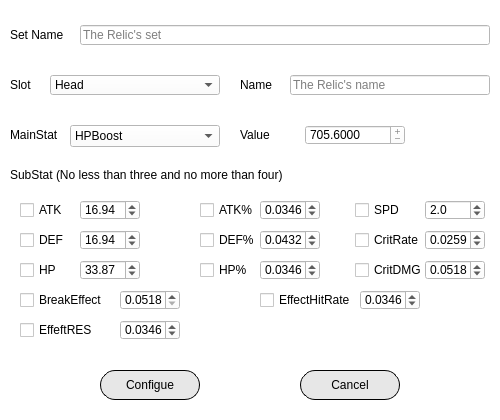
<?xml version="1.0" encoding="UTF-8"?>
<ui version="4.0">
 <class>addrelic</class>
 <widget class="QWidget" name="addrelic">
  <property name="geometry">
   <rect>
    <x>0</x>
    <y>0</y>
    <width>500</width>
    <height>420</height>
   </rect>
  </property>
  <property name="minimumSize">
   <size>
    <width>500</width>
    <height>420</height>
   </size>
  </property>
  <property name="maximumSize">
   <size>
    <width>500</width>
    <height>420</height>
   </size>
  </property>
  <property name="windowTitle">
   <string>AddRelic</string>
  </property>
  <property name="windowIcon">
   <iconset resource="res.qrc">
    <normaloff>:/res/icon.png</normaloff>:/res/icon.png</iconset>
  </property>
  <property name="styleSheet">
   <string notr="true">background-color: rgb(255, 255, 255);</string>
  </property>
  <widget class="QDoubleSpinBox" name="MSValue">
   <property name="geometry">
    <rect>
     <x>305</x>
     <y>125</y>
     <width>100</width>
     <height>20</height>
    </rect>
   </property>
   <property name="wrapping">
    <bool>true</bool>
   </property>
   <property name="readOnly">
    <bool>true</bool>
   </property>
   <property name="buttonSymbols">
    <enum>QAbstractSpinBox::PlusMinus</enum>
   </property>
   <property name="accelerated">
    <bool>true</bool>
   </property>
   <property name="decimals">
    <number>4</number>
   </property>
   <property name="maximum">
    <double>1000.000000000000000</double>
   </property>
   <property name="value">
    <double>705.600000000000023</double>
   </property>
  </widget>
  <widget class="QLabel" name="label_2">
   <property name="geometry">
    <rect>
     <x>10</x>
     <y>75</y>
     <width>40</width>
     <height>20</height>
    </rect>
   </property>
   <property name="text">
    <string>Slot</string>
   </property>
  </widget>
  <widget class="QLabel" name="label">
   <property name="geometry">
    <rect>
     <x>10</x>
     <y>25</y>
     <width>70</width>
     <height>20</height>
    </rect>
   </property>
   <property name="text">
    <string>Set Name</string>
   </property>
  </widget>
  <widget class="QPushButton" name="configuebtn">
   <property name="geometry">
    <rect>
     <x>100</x>
     <y>370</y>
     <width>100</width>
     <height>30</height>
    </rect>
   </property>
   <property name="styleSheet">
    <string notr="true">QPushButton
{
font: 16pt &quot;Meiryo UI&quot;;
background-color: rgb(231, 231, 231);
border-radius: 15px;
border:1px solid rgb(0, 0, 0)
}
QPushButton:hover
{
    padding-left:3px;
    padding-top:3px;
}
QPushButton:pressed
{
    padding-left:3px;
    padding-top:3px;
}</string>
   </property>
   <property name="text">
    <string>Configue</string>
   </property>
  </widget>
  <widget class="QComboBox" name="Slot">
   <property name="geometry">
    <rect>
     <x>50</x>
     <y>75</y>
     <width>170</width>
     <height>20</height>
    </rect>
   </property>
   <property name="styleSheet">
    <string notr="true"/>
   </property>
   <item>
    <property name="text">
     <string>Head</string>
    </property>
   </item>
   <item>
    <property name="text">
     <string>Hands</string>
    </property>
   </item>
   <item>
    <property name="text">
     <string>Body</string>
    </property>
   </item>
   <item>
    <property name="text">
     <string>Feet</string>
    </property>
   </item>
   <item>
    <property name="text">
     <string>PlanarSphere</string>
    </property>
   </item>
   <item>
    <property name="text">
     <string>LinkRope</string>
    </property>
   </item>
  </widget>
  <widget class="QLabel" name="label_6">
   <property name="geometry">
    <rect>
     <x>240</x>
     <y>125</y>
     <width>65</width>
     <height>20</height>
    </rect>
   </property>
   <property name="text">
    <string>Value</string>
   </property>
  </widget>
  <widget class="QLabel" name="label_5">
   <property name="geometry">
    <rect>
     <x>10</x>
     <y>125</y>
     <width>60</width>
     <height>20</height>
    </rect>
   </property>
   <property name="text">
    <string>MainStat</string>
   </property>
  </widget>
  <widget class="QLabel" name="label_4">
   <property name="geometry">
    <rect>
     <x>240</x>
     <y>75</y>
     <width>50</width>
     <height>20</height>
    </rect>
   </property>
   <property name="text">
    <string>Name</string>
   </property>
  </widget>
  <widget class="QLineEdit" name="concept">
   <property name="geometry">
    <rect>
     <x>80</x>
     <y>25</y>
     <width>410</width>
     <height>20</height>
    </rect>
   </property>
   <property name="maxLength">
    <number>100</number>
   </property>
   <property name="placeholderText">
    <string>The Relic's set</string>
   </property>
   <property name="clearButtonEnabled">
    <bool>true</bool>
   </property>
  </widget>
  <widget class="QLabel" name="label_9">
   <property name="geometry">
    <rect>
     <x>10</x>
     <y>165</y>
     <width>300</width>
     <height>20</height>
    </rect>
   </property>
   <property name="text">
    <string>SubStat (No less than three and no more than four)</string>
   </property>
  </widget>
  <widget class="QPushButton" name="calcelbtn">
   <property name="geometry">
    <rect>
     <x>300</x>
     <y>370</y>
     <width>100</width>
     <height>30</height>
    </rect>
   </property>
   <property name="styleSheet">
    <string notr="true">QPushButton
{
font: 20pt &quot;Meiryo UI&quot;;
background-color: rgb(231, 231, 231);
border-radius: 15px;
border:1px solid rgb(0, 0, 0)
}
QPushButton:hover
{
    padding-left:3px;
    padding-top:3px;
}
QPushButton:pressed
{
    padding-left:3px;
    padding-top:3px;
}</string>
   </property>
   <property name="text">
    <string>Cancel</string>
   </property>
  </widget>
  <widget class="QLineEdit" name="SlotName">
   <property name="geometry">
    <rect>
     <x>290</x>
     <y>75</y>
     <width>200</width>
     <height>20</height>
    </rect>
   </property>
   <property name="maxLength">
    <number>100</number>
   </property>
   <property name="placeholderText">
    <string>The Relic's name</string>
   </property>
   <property name="clearButtonEnabled">
    <bool>true</bool>
   </property>
  </widget>
  <widget class="QComboBox" name="MainStat">
   <property name="geometry">
    <rect>
     <x>70</x>
     <y>125</y>
     <width>150</width>
     <height>22</height>
    </rect>
   </property>
   <item>
    <property name="text">
     <string>HPBoost</string>
    </property>
   </item>
  </widget>
  <widget class="QCheckBox" name="checkBox_1">
   <property name="geometry">
    <rect>
     <x>20</x>
     <y>200</y>
     <width>60</width>
     <height>20</height>
    </rect>
   </property>
   <property name="text">
    <string>ATK</string>
   </property>
  </widget>
  <widget class="QDoubleSpinBox" name="ATKBoost">
   <property name="geometry">
    <rect>
     <x>80</x>
     <y>200</y>
     <width>60</width>
     <height>20</height>
    </rect>
   </property>
   <property name="wrapping">
    <bool>true</bool>
   </property>
   <property name="accelerated">
    <bool>true</bool>
   </property>
   <property name="minimum">
    <double>16.940000000000001</double>
   </property>
   <property name="maximum">
    <double>127.010000000000005</double>
   </property>
   <property name="value">
    <double>16.940000000000001</double>
   </property>
  </widget>
  <widget class="QCheckBox" name="checkBox_2">
   <property name="geometry">
    <rect>
     <x>200</x>
     <y>200</y>
     <width>60</width>
     <height>20</height>
    </rect>
   </property>
   <property name="text">
    <string>ATK%</string>
   </property>
  </widget>
  <widget class="QDoubleSpinBox" name="ATKBoostPercentage">
   <property name="geometry">
    <rect>
     <x>260</x>
     <y>200</y>
     <width>60</width>
     <height>20</height>
    </rect>
   </property>
   <property name="wrapping">
    <bool>true</bool>
   </property>
   <property name="accelerated">
    <bool>true</bool>
   </property>
   <property name="decimals">
    <number>4</number>
   </property>
   <property name="minimum">
    <double>0.034600000000000</double>
   </property>
   <property name="maximum">
    <double>0.259200000000000</double>
   </property>
   <property name="singleStep">
    <double>0.010000000000000</double>
   </property>
   <property name="value">
    <double>0.034600000000000</double>
   </property>
  </widget>
  <widget class="QCheckBox" name="checkBox_4">
   <property name="geometry">
    <rect>
     <x>200</x>
     <y>230</y>
     <width>60</width>
     <height>20</height>
    </rect>
   </property>
   <property name="text">
    <string>DEF%</string>
   </property>
  </widget>
  <widget class="QDoubleSpinBox" name="DEFBoostPercentage">
   <property name="geometry">
    <rect>
     <x>260</x>
     <y>230</y>
     <width>60</width>
     <height>20</height>
    </rect>
   </property>
   <property name="wrapping">
    <bool>true</bool>
   </property>
   <property name="accelerated">
    <bool>true</bool>
   </property>
   <property name="decimals">
    <number>4</number>
   </property>
   <property name="minimum">
    <double>0.043200000000000</double>
   </property>
   <property name="maximum">
    <double>0.324000000000000</double>
   </property>
   <property name="singleStep">
    <double>0.010000000000000</double>
   </property>
  </widget>
  <widget class="QCheckBox" name="checkBox_3">
   <property name="geometry">
    <rect>
     <x>20</x>
     <y>230</y>
     <width>60</width>
     <height>20</height>
    </rect>
   </property>
   <property name="text">
    <string>DEF</string>
   </property>
  </widget>
  <widget class="QDoubleSpinBox" name="DEFBoost">
   <property name="geometry">
    <rect>
     <x>80</x>
     <y>230</y>
     <width>60</width>
     <height>20</height>
    </rect>
   </property>
   <property name="wrapping">
    <bool>true</bool>
   </property>
   <property name="accelerated">
    <bool>true</bool>
   </property>
   <property name="minimum">
    <double>16.940000000000001</double>
   </property>
   <property name="maximum">
    <double>127.010000000000005</double>
   </property>
   <property name="value">
    <double>16.940000000000001</double>
   </property>
  </widget>
  <widget class="QCheckBox" name="checkBox_5">
   <property name="geometry">
    <rect>
     <x>20</x>
     <y>260</y>
     <width>60</width>
     <height>20</height>
    </rect>
   </property>
   <property name="text">
    <string>HP</string>
   </property>
  </widget>
  <widget class="QCheckBox" name="checkBox_6">
   <property name="geometry">
    <rect>
     <x>200</x>
     <y>260</y>
     <width>60</width>
     <height>20</height>
    </rect>
   </property>
   <property name="text">
    <string>HP%</string>
   </property>
  </widget>
  <widget class="QDoubleSpinBox" name="HPBoost">
   <property name="geometry">
    <rect>
     <x>80</x>
     <y>260</y>
     <width>60</width>
     <height>20</height>
    </rect>
   </property>
   <property name="wrapping">
    <bool>true</bool>
   </property>
   <property name="accelerated">
    <bool>true</bool>
   </property>
   <property name="minimum">
    <double>33.869999999999997</double>
   </property>
   <property name="maximum">
    <double>254.030000000000001</double>
   </property>
   <property name="value">
    <double>33.869999999999997</double>
   </property>
  </widget>
  <widget class="QDoubleSpinBox" name="EffectRES">
   <property name="geometry">
    <rect>
     <x>120</x>
     <y>320</y>
     <width>60</width>
     <height>20</height>
    </rect>
   </property>
   <property name="wrapping">
    <bool>true</bool>
   </property>
   <property name="accelerated">
    <bool>true</bool>
   </property>
   <property name="decimals">
    <number>4</number>
   </property>
   <property name="minimum">
    <double>0.034600000000000</double>
   </property>
   <property name="maximum">
    <double>0.259200000000000</double>
   </property>
   <property name="singleStep">
    <double>0.010000000000000</double>
   </property>
  </widget>
  <widget class="QCheckBox" name="checkBox_7">
   <property name="geometry">
    <rect>
     <x>355</x>
     <y>200</y>
     <width>70</width>
     <height>20</height>
    </rect>
   </property>
   <property name="text">
    <string>SPD</string>
   </property>
  </widget>
  <widget class="QCheckBox" name="checkBox_11">
   <property name="geometry">
    <rect>
     <x>260</x>
     <y>290</y>
     <width>100</width>
     <height>20</height>
    </rect>
   </property>
   <property name="text">
    <string>EffectHitRate</string>
   </property>
  </widget>
  <widget class="QDoubleSpinBox" name="SPDBoost">
   <property name="geometry">
    <rect>
     <x>425</x>
     <y>200</y>
     <width>60</width>
     <height>20</height>
    </rect>
   </property>
   <property name="wrapping">
    <bool>true</bool>
   </property>
   <property name="accelerated">
    <bool>true</bool>
   </property>
   <property name="decimals">
    <number>1</number>
   </property>
   <property name="minimum">
    <double>2.000000000000000</double>
   </property>
   <property name="maximum">
    <double>15.600000000000000</double>
   </property>
  </widget>
  <widget class="QCheckBox" name="checkBox_12">
   <property name="geometry">
    <rect>
     <x>20</x>
     <y>320</y>
     <width>100</width>
     <height>20</height>
    </rect>
   </property>
   <property name="text">
    <string>EffeftRES</string>
   </property>
  </widget>
  <widget class="QDoubleSpinBox" name="CritDMG">
   <property name="geometry">
    <rect>
     <x>425</x>
     <y>260</y>
     <width>60</width>
     <height>20</height>
    </rect>
   </property>
   <property name="wrapping">
    <bool>true</bool>
   </property>
   <property name="accelerated">
    <bool>true</bool>
   </property>
   <property name="decimals">
    <number>4</number>
   </property>
   <property name="minimum">
    <double>0.051800000000000</double>
   </property>
   <property name="maximum">
    <double>0.388800000000000</double>
   </property>
   <property name="singleStep">
    <double>0.010000000000000</double>
   </property>
  </widget>
  <widget class="QCheckBox" name="checkBox_8">
   <property name="geometry">
    <rect>
     <x>355</x>
     <y>230</y>
     <width>70</width>
     <height>20</height>
    </rect>
   </property>
   <property name="text">
    <string>CritRate</string>
   </property>
  </widget>
  <widget class="QDoubleSpinBox" name="CritRate">
   <property name="geometry">
    <rect>
     <x>425</x>
     <y>230</y>
     <width>60</width>
     <height>20</height>
    </rect>
   </property>
   <property name="wrapping">
    <bool>true</bool>
   </property>
   <property name="accelerated">
    <bool>true</bool>
   </property>
   <property name="decimals">
    <number>4</number>
   </property>
   <property name="minimum">
    <double>0.025900000000000</double>
   </property>
   <property name="maximum">
    <double>0.194400000000000</double>
   </property>
   <property name="singleStep">
    <double>0.010000000000000</double>
   </property>
  </widget>
  <widget class="QDoubleSpinBox" name="EffectHitRate">
   <property name="geometry">
    <rect>
     <x>360</x>
     <y>290</y>
     <width>60</width>
     <height>20</height>
    </rect>
   </property>
   <property name="wrapping">
    <bool>true</bool>
   </property>
   <property name="accelerated">
    <bool>true</bool>
   </property>
   <property name="decimals">
    <number>4</number>
   </property>
   <property name="minimum">
    <double>0.034600000000000</double>
   </property>
   <property name="maximum">
    <double>0.259200000000000</double>
   </property>
   <property name="singleStep">
    <double>0.010000000000000</double>
   </property>
  </widget>
  <widget class="QCheckBox" name="checkBox_9">
   <property name="geometry">
    <rect>
     <x>355</x>
     <y>260</y>
     <width>70</width>
     <height>20</height>
    </rect>
   </property>
   <property name="text">
    <string>CritDMG</string>
   </property>
  </widget>
  <widget class="QCheckBox" name="checkBox_10">
   <property name="geometry">
    <rect>
     <x>20</x>
     <y>290</y>
     <width>100</width>
     <height>20</height>
    </rect>
   </property>
   <property name="text">
    <string>BreakEffect</string>
   </property>
  </widget>
  <widget class="QDoubleSpinBox" name="BreakEffect">
   <property name="geometry">
    <rect>
     <x>120</x>
     <y>290</y>
     <width>60</width>
     <height>20</height>
    </rect>
   </property>
   <property name="decimals">
    <number>4</number>
   </property>
   <property name="minimum">
    <double>0.051800000000000</double>
   </property>
   <property name="maximum">
    <double>0.388800000000000</double>
   </property>
   <property name="singleStep">
    <double>0.010000000000000</double>
   </property>
  </widget>
  <widget class="QDoubleSpinBox" name="HPBoostPercentage">
   <property name="geometry">
    <rect>
     <x>260</x>
     <y>260</y>
     <width>60</width>
     <height>20</height>
    </rect>
   </property>
   <property name="wrapping">
    <bool>true</bool>
   </property>
   <property name="accelerated">
    <bool>true</bool>
   </property>
   <property name="decimals">
    <number>4</number>
   </property>
   <property name="minimum">
    <double>0.034600000000000</double>
   </property>
   <property name="maximum">
    <double>0.259200000000000</double>
   </property>
   <property name="singleStep">
    <double>0.010000000000000</double>
   </property>
  </widget>
 </widget>
 <resources>
  <include location="res.qrc"/>
 </resources>
 <connections/>
</ui>
